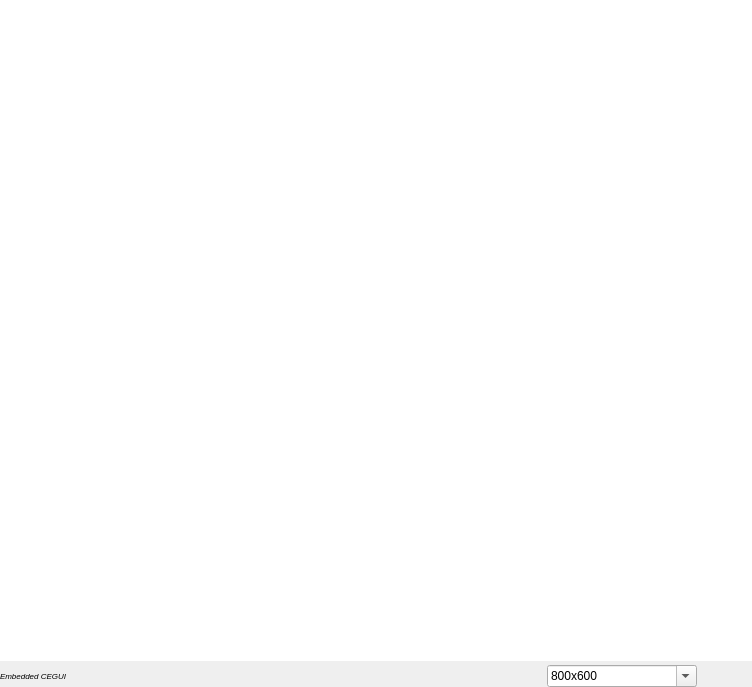
<?xml version="1.0" encoding="UTF-8"?>
<ui version="4.0">
 <class>CEGUIContainerWidget</class>
 <widget class="QWidget" name="CEGUIContainerWidget">
  <property name="geometry">
   <rect>
    <x>0</x>
    <y>0</y>
    <width>752</width>
    <height>687</height>
   </rect>
  </property>
  <property name="windowTitle">
   <string>Form</string>
  </property>
  <layout class="QVBoxLayout" name="verticalLayout">
   <property name="spacing">
    <number>0</number>
   </property>
   <property name="margin">
    <number>0</number>
   </property>
   <item>
    <widget class="GraphicsView" name="view">
     <property name="frameShape">
      <enum>QFrame::NoFrame</enum>
     </property>
     <property name="verticalScrollBarPolicy">
      <enum>Qt::ScrollBarAsNeeded</enum>
     </property>
     <property name="horizontalScrollBarPolicy">
      <enum>Qt::ScrollBarAsNeeded</enum>
     </property>
     <property name="viewportUpdateMode">
      <enum>QGraphicsView::MinimalViewportUpdate</enum>
     </property>
     <property name="widgetResizable" stdset="0">
      <bool>false</bool>
     </property>
    </widget>
   </item>
   <item>
    <widget class="QWidget" name="widget_2" native="true">
     <property name="sizePolicy">
      <sizepolicy hsizetype="Preferred" vsizetype="Maximum">
       <horstretch>0</horstretch>
       <verstretch>0</verstretch>
      </sizepolicy>
     </property>
     <layout class="QHBoxLayout" name="horizontalLayout">
      <property name="leftMargin">
       <number>0</number>
      </property>
      <property name="topMargin">
       <number>4</number>
      </property>
      <property name="rightMargin">
       <number>9</number>
      </property>
      <property name="bottomMargin">
       <number>0</number>
      </property>
      <item>
       <widget class="QLabel" name="label">
        <property name="font">
         <font>
          <pointsize>6</pointsize>
          <italic>true</italic>
          <kerning>true</kerning>
         </font>
        </property>
        <property name="text">
         <string>Embedded CEGUI</string>
        </property>
        <property name="margin">
         <number>6</number>
        </property>
       </widget>
      </item>
      <item>
       <spacer name="horizontalSpacer">
        <property name="orientation">
         <enum>Qt::Horizontal</enum>
        </property>
        <property name="sizeHint" stdset="0">
         <size>
          <width>40</width>
          <height>20</height>
         </size>
        </property>
       </spacer>
      </item>
      <item>
       <widget class="QComboBox" name="resolutionBox">
        <property name="sizePolicy">
         <sizepolicy hsizetype="Preferred" vsizetype="Fixed">
          <horstretch>0</horstretch>
          <verstretch>0</verstretch>
         </sizepolicy>
        </property>
        <property name="minimumSize">
         <size>
          <width>150</width>
          <height>0</height>
         </size>
        </property>
        <property name="editable">
         <bool>true</bool>
        </property>
        <item>
         <property name="text">
          <string>800x600</string>
         </property>
        </item>
        <item>
         <property name="text">
          <string>1024x768</string>
         </property>
        </item>
        <item>
         <property name="text">
          <string>1280x1024</string>
         </property>
        </item>
        <item>
         <property name="text">
          <string>1650x1080</string>
         </property>
        </item>
       </widget>
      </item>
      <item>
       <widget class="QPushButton" name="debugInfoButton">
        <property name="text">
         <string/>
        </property>
        <property name="icon">
         <iconset>
          <normaloff>icons/cegui/debug_info.png</normaloff>icons/cegui/debug_info.png</iconset>
        </property>
        <property name="autoDefault">
         <bool>false</bool>
        </property>
        <property name="default">
         <bool>false</bool>
        </property>
        <property name="flat">
         <bool>true</bool>
        </property>
       </widget>
      </item>
     </layout>
    </widget>
   </item>
  </layout>
 </widget>
 <customwidgets>
  <customwidget>
   <class>GraphicsView</class>
   <extends>QGraphicsView</extends>
   <header>ceed.cegui.qtgraphics</header>
  </customwidget>
 </customwidgets>
 <resources/>
 <connections/>
</ui>
